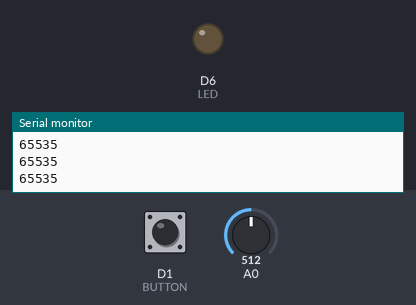
Recording of a sketch running on a simulated ESP8266 (NodeMCU). Shown: output pins drawn as LEDs (lit = HIGH), the last lines printed to the serial monitor. The inputs (shaded band) are chosen by the test bench; at power-on: D1 (BUTTON) LOW, A0 = 512. WiFi joins after 1.5 s; servers stay silent unless stated; uploads are accepted with an empty reply; EEPROM starts erased.

Above: at 5.2 s.
5.3 s: D1 (BUTTON) pulled HIGH for 1 s
At 6.8 s:
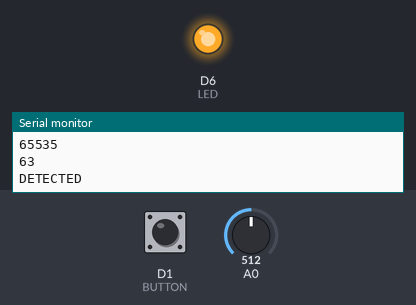
Timing chart, 0 to 15.3 s (numbered marks = the images above; inputs shaded):
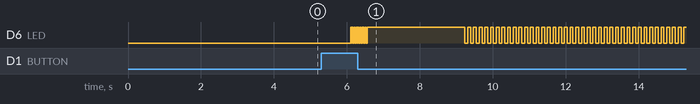

The sketch:

doorbell.ino
```cpp
#include "arduinoFFT.h"
#include <EEPROM.h>
#include <ESP8266WiFi.h>
#include <ESP8266WiFiMulti.h>
#include <ESP8266HTTPClient.h>
#include <WiFiClientSecureBearSSL.h>

#define SAMPLES 128             //Must be a power of 2
#define SAMPLING_FREQUENCY 1800 //Hz, must be less than 10000 due to ADC
#define WAIT_TIME 2000
#define CONFIRM_TIME 15000
#define BUFFER_SIZE 64 // Max 255
#define BUTTON D1
#define LED D6
#define COOLDOWN 3000

#define RECORD_LED_BLINK 0
#define CONFIRM_LED_BLINK 400

const char* ssid = "gungordu";
const char* password = "31033103";
const char* host = "https://vdjavr1c59.execute-api.eu-central-1.amazonaws.com/default/notify";
const uint8_t fingerprint[20] = {0x4c, 0x01, 0xcf, 0x00, 0xbb, 0x89, 0xa5, 0xef, 0xe7, 0x09, 0xb0, 0xb5, 0xe6, 0xa5, 0xb1, 0x8b, 0xe3, 0x7c, 0x83, 0x1a};

arduinoFFT FFT = arduinoFFT();
ESP8266WiFiMulti WiFiMulti;

unsigned int sampling_period_us;
unsigned long microseconds;

double vReal[SAMPLES];
double vImag[SAMPLES];

int lastPeak;
int lowestErrorCount;
int recorded[BUFFER_SIZE];
int last[BUFFER_SIZE];

enum state {
  WAITING,
  RECORDING,
  CONFIRMING,
  LISTENING,
  SLEEPING
};

enum state currentState;
unsigned long timestamp;
unsigned long ledTimestamp;
bool ledOn;

void writeIntArrayIntoEEPROM(int address, int numbers[], int arraySize)
{
  int addressIndex = address;
  for (int i = 0; i < arraySize; i++)
  {
    EEPROM.write(addressIndex, numbers[i] >> 8);
    EEPROM.write(addressIndex + 1, numbers[i] & 0xFF);
    addressIndex += 2;
  }
  EEPROM.commit();
}

void readIntArrayFromEEPROM(int address, int numbers[], int arraySize)
{
  int addressIndex = address;
  for (int i = 0; i < arraySize; i++)
  {
    numbers[i] = (EEPROM.read(addressIndex) << 8) + EEPROM.read(addressIndex + 1);
    addressIndex += 2;
  }
}

void setup(void){
  pinMode(D1, INPUT);
  pinMode(D6, OUTPUT);
  Serial.begin(500000);
  EEPROM.begin(512);

  for (uint8_t t = 4; t > 0; t--) {
    Serial.printf("[SETUP] WAIT %d...\n", t);
    Serial.flush();
    delay(1000);
  }
  WiFi.mode(WIFI_STA);
  WiFiMulti.addAP(ssid, password);
  Serial.println(WiFi.localIP());

  timestamp = millis();
  sampling_period_us = round(1000000*(1.0/SAMPLING_FREQUENCY));
  lowestErrorCount = (EEPROM.read(0) << 8) + EEPROM.read(1);
  Serial.println("Lowest error count: ");
  Serial.println(lowestErrorCount);
  readIntArrayFromEEPROM(2, recorded, BUFFER_SIZE);
  Serial.println("Recorded array: ");
  for(int i = 0; i < BUFFER_SIZE; i++) {
    Serial.println(recorded[i]);
  }
}

void ledBlink(int rate) {
  if(millis() - ledTimestamp > rate) {
    ledOn = !ledOn;
    ledTimestamp = millis();
    digitalWrite(LED, ledOn);
  }
}

void matchedLedBlink() {
  bool wasOn = false;
  for(int i = 0; i < 20; i++) {
    digitalWrite(LED, wasOn);
    wasOn = !wasOn;
    delay(25);
  }
}

void doWait() {
  if (millis() - timestamp > WAIT_TIME) {
    currentState = LISTENING;
  }
}

void reconnect() {
  WiFiMulti.run();
}

void notify() {
  if ((WiFiMulti.run() == WL_CONNECTED)) {
    std::unique_ptr<BearSSL::WiFiClientSecure>client(new BearSSL::WiFiClientSecure);
    //client->setInsecure();
    client->setFingerprint(fingerprint);
    HTTPClient https;
    Serial.print("[HTTPS] begin...\n");
    if (https.begin(*client, host)) {

      Serial.print("[HTTPS] POST...\n");
      https.addHeader("Content-Type", "application/json");
      int httpCode = https.POST("{\"topic\":\"doorbell\",\"title\":\"Doorbell IoT\",\"text\":\"Someone is at the door!\",\"password\":\"supersecretpassword\"}");

      if (httpCode > 0) {
        Serial.printf("[HTTPS] POST... code: %d\n", httpCode);
        if (httpCode == HTTP_CODE_OK || httpCode == HTTP_CODE_MOVED_PERMANENTLY) {
          String payload = https.getString();
          Serial.println(payload);
        }
      } else {
        Serial.printf("[HTTPS] GET... failed, error: %s\n", https.errorToString(httpCode).c_str());
      }
      https.end();
    } else {
      Serial.printf("[HTTPS] Unable to connect\n");
    }
  } else {
    Serial.println("Wifi is disconnected, retrying...");
    delay(1000);
    notify();
  }
}

void doRecord() {
  if(digitalRead(BUTTON)) {
    currentState = CONFIRMING;
    timestamp = millis();
    lowestErrorCount = 10000;
    writeIntArrayIntoEEPROM(2, recorded, 64);
    return;
  }
  int peak = calculatePeak();
  for(int i=0; i<BUFFER_SIZE-1; i++){
    recorded[i] = recorded[i+1];
  }
  recorded[BUFFER_SIZE-1] = peak;
  Serial.println(recorded[BUFFER_SIZE-1]);
  ledBlink(RECORD_LED_BLINK);
}

void doConfirm() {
  if (millis() - timestamp > CONFIRM_TIME) {
    currentState = LISTENING;
    EEPROM.write(0, lowestErrorCount >> 8);
    EEPROM.write(1, lowestErrorCount & 0xFF);
    EEPROM.commit();
    Serial.println(lowestErrorCount);
    return;
  }
  int peak = calculatePeak();
  int errorCount = 0;
  for(int i=0; i<BUFFER_SIZE-1; i++){
    if(recorded[i] != 0 && abs(last[i] - recorded[i]) > 4) {
      errorCount++;
    }
    last[i] = last[i+1];
  }
  last[BUFFER_SIZE-1] = peak;
  if(lowestErrorCount > errorCount) {
    lowestErrorCount = errorCount;
  }
  Serial.println(lowestErrorCount);
  ledBlink(CONFIRM_LED_BLINK);
}

void doListen() {
  if(!digitalRead(BUTTON)) {
    currentState = RECORDING;
    for(int i=0; i<BUFFER_SIZE; i++){
      recorded[i] = 0;
    }
    return;
  }
  int peak = calculatePeak();
  //Serial.println(peak);
  int errorCount = 0;
  for(int i=0; i<BUFFER_SIZE-1; i++){
    if(recorded[i] != 0 && abs(last[i] - recorded[i]) > 6) {
      errorCount++;
    }
    last[i] = last[i+1];
  }
  last[BUFFER_SIZE-1] = peak;
  Serial.println(errorCount);
  if(errorCount < lowestErrorCount + 3) {
    currentState = SLEEPING;
    for(int i=0; i<BUFFER_SIZE; i++){
      last[i] = 0;
    }
    timestamp = millis();
    matchedLedBlink();
    Serial.println("DETECTED");
    notify();
    return;
  }
  digitalWrite(LED, 1);
  reconnect();
}

void doSleep() {
  if (millis() - timestamp > COOLDOWN) {
    currentState = LISTENING;
    return;
  }
}

int calculatePeak() {
  for(int i=0; i<SAMPLES; i++)
  {
      microseconds = micros();    //Overflows after around 70 minutes!
      vReal[i] = analogRead(0);
      vImag[i] = 0;
      while(micros() < (microseconds + sampling_period_us)){}
  }
  FFT.Windowing(vReal, SAMPLES, FFT_WIN_TYP_HAMMING, FFT_FORWARD);
  FFT.Compute(vReal, vImag, SAMPLES, FFT_FORWARD);
  FFT.ComplexToMagnitude(vReal, vImag, SAMPLES);
  double peak = FFT.MajorPeak(vReal, SAMPLES, SAMPLING_FREQUENCY);
  if(peak < 20) {
    return 0;
  }
  while(peak < 250) { peak *= 2; }
  while(peak > 510) { peak /= 2; }
  // NEED THIS SMILIARITY CHECK WHEN USED ON 5V
  bool similar = abs(lastPeak - peak) < 20;
  lastPeak = peak;
  if(similar) {
    return peak;
  } else {
    return 0;
  }
}

void loop(void){
  switch(currentState){
    case WAITING:
      doWait();
      break;
    case RECORDING:
      doRecord();
      break;
    case CONFIRMING:
      doConfirm();
      break;
    case LISTENING:
      doListen();
      break;
    case SLEEPING:
      doSleep();
      break;
  }
}
```
